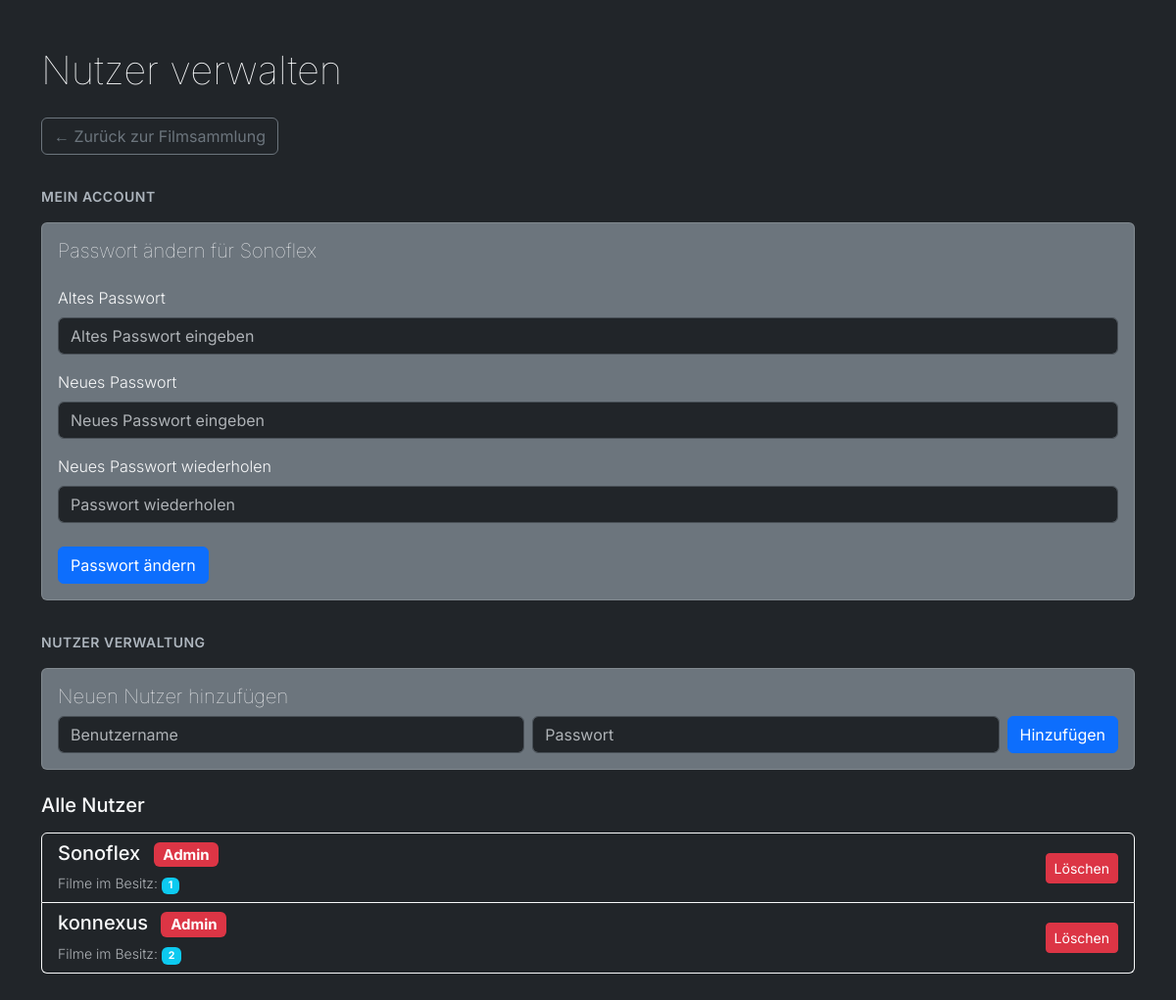
Page /benutzer (signed in) on the earlier database version.
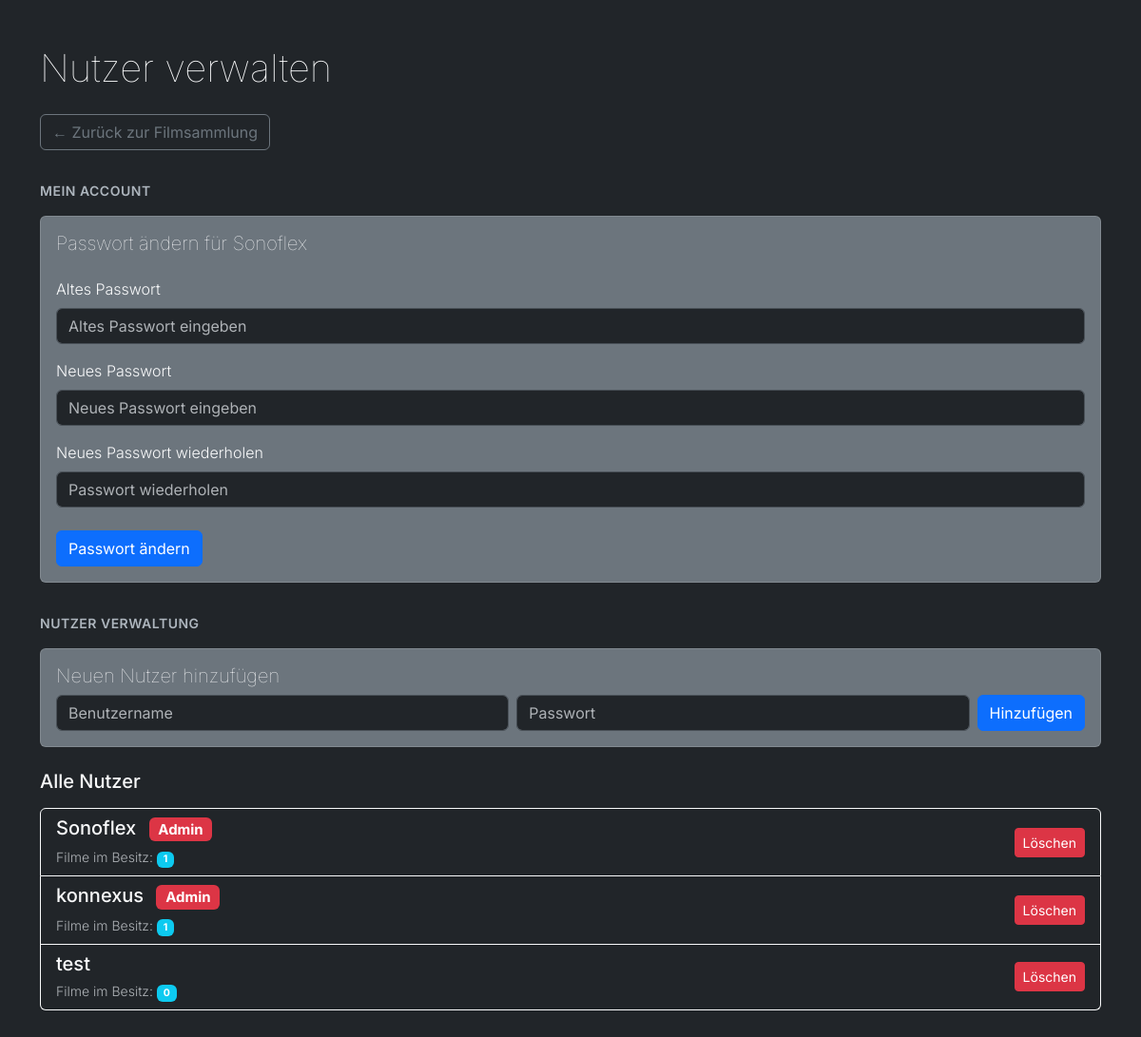
Same page on the later database version.
### app.py (models this page shows, shortened)
class Benutzer(db.Model):
    id = db.Column(db.Integer, primary_key=True)
    name = db.Column(db.String(100), unique=True, nullable=False)
    password_hash = db.Column(db.String(255), nullable=False)
    is_admin = db.Column(db.Boolean, default=False)

### app.py (the view)
@app.route("/benutzer")
@login_erforderlich
def benutzer_liste():
    benutzer = Benutzer.query.order_by(Benutzer.name).all()
    benutzer_mit_count = []
    for user in benutzer:
        filme_count = Film.query.filter_by(besitzer=user.name).count()
        benutzer_mit_count.append({
            'user': user,
            'filme_count': filme_count
        })
    return render_template("benutzer.html", benutzer_data=benutzer_mit_count)

### app.py (called while the page is built)
def login_erforderlich(f):
    @wraps(f)
    def decorated_function(*args, **kwargs):
        if "benutzer_id" not in session:
            flash("Du musst dich anmelden", "warning")
            return redirect(url_for("login"))
        return f(*args, **kwargs)
    return decorated_function

@app.context_processor
def inject_user():
    user_admin = False
    if session.get("benutzer_id"):
        user = Benutzer.query.filter_by(id=session.get("benutzer_id")).first()
        user_admin = user.is_admin if user else False
    return dict(session=session, user_admin=user_admin)

### templates/benutzer.html (shortened to what the changed rows need)
<!DOCTYPE html>
<html lang="de" data-bs-theme="dark">
<head>
    <link href="https://cdn.jsdelivr.net/npm/bootstrap@5.3.2/dist/css/bootstrap.min.css" rel="stylesheet">
</head>
<body class="bg-dark text-light">
    <div class="container py-5">
        <h1 class="mb-4">Nutzer verwalten</h1>
        {% if session.get('benutzer_admin') %}
            {% if benutzer_data %}
            <div class="list-group">
                {% for item in benutzer_data %}
                    <div class="list-group-item bg-dark text-light border-light d-flex justify-content-between align-items-center">
                        <div>
                            <h5 class="mb-1">
                                {{ item.user.name }}
                                {% if item.user.is_admin %}
                                    <span class="badge bg-danger ms-2">Admin</span>
                                {% endif %}
                            </h5>
                            <small class="text-muted">
                                Filme im Besitz:
                                <span class="badge bg-info">{{ item.filme_count }}</span>
                            </small>
                        </div>
                        {% if session.get('benutzer_admin') %}
                        <form action="{{ url_for('delete_benutzer', user_id=item.user.id) }}" method="POST" style="display: inline;">
                            <button type="submit"
                                    class="btn btn-danger btn-sm"
                                    onclick="return confirm('Benutzer &quot;{{ item.user.name }}&quot; wirklich löschen?')">
                                Löschen
                            </button>
                        </form>
                        {% endif %}
                    </div>
                {% endfor %}
            </div>
        {% else %}
            <div class="alert alert-info">
                Noch keine Benutzer vorhanden.
            </div>
        {% endif %}
        </div>
        {% endif %}
</body>
</html>

Differences in the rows shown:
added Benutzer: user.name "test"
Other differences:
new list line: "konnexus"
new list line: "Admin Filme im Besitz: 1 Löschen"
new list line: "Filme im Besitz: 0 Löschen"
list line gone: "konnexus"
list line gone: "Admin Filme im Besitz: 2 Löschen"
